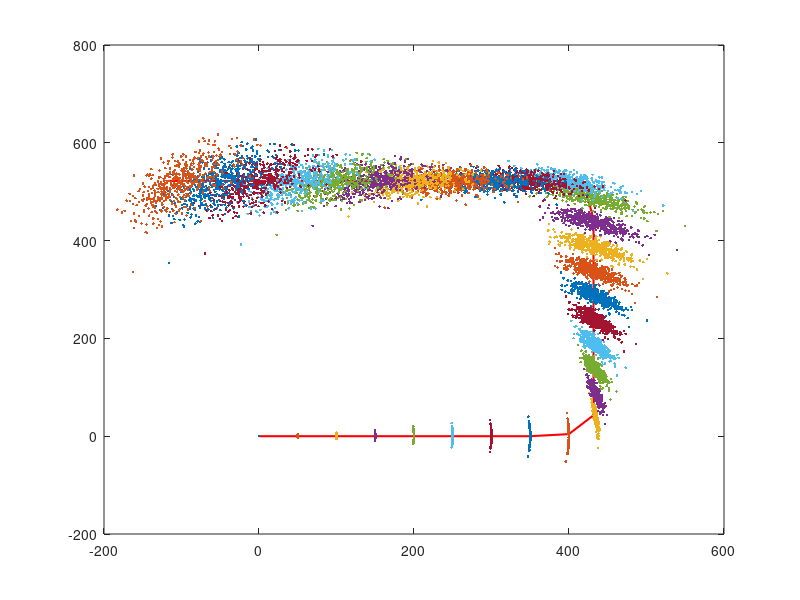

Source code (MATLAB):
%Algolrithm motion_model_odometry with Normal Distribution hat

clc
close all

%Initial setting of mobile robot
x = 100;
y =100;
theta = pi/4;

a1 = 0.000005;
a2 = 0.000005;
a3 = 0.000005;
a4 = 0.000005;

trajectory_data = zeros(3,500,30);
odom = zeros(3,30);
odom(:,:) = NaN;
odom(:,1:3)= 0;

trajectory_data(:,:,:) = NaN;
trajectory_data(:,:,1) = 0;

n = 1;
t = 2;

while (t <= 30 )
if t < 10
    delta_rot1 = 0;
    delta_trans =50;
    delta_rot2 = 0;
 
elseif (t >= 10)&&(t < 12)
    delta_rot1 = 0;
    delta_trans = 50;
    delta_rot2 = pi/4;
       
elseif (t >= 12)&&(t < 20)
    delta_rot1 = 0;
    delta_trans = 50;
    delta_rot2 = 0;
    
elseif (t >= 20)&&(t < 22)
    delta_rot1 = 0;
    delta_trans = 50;
    delta_rot2 = pi/4;
       
elseif (t >= 22)&&(t <= 30)
    delta_rot1 = 0;
    delta_trans = 50;
    delta_rot2 = 0;
end

for n = 1: 500   
delta_rot1_hat = delta_rot1 - normrnd(0,(a1*delta_rot1^2 + a2*delta_trans^2));
delta_trans_hat = delta_trans - normrnd(0,(a3*delta_trans^2 + a4*delta_rot1^2 + a4*delta_rot2^2));
delta_rot2_hat = delta_rot2 - normrnd(0,(a1*delta_rot2^2 + a2*delta_trans^2));
x = trajectory_data(1,n,t-1) + delta_trans_hat * cos(theta + delta_rot1_hat);
y = trajectory_data(2,n,t-1) + delta_trans_hat * sin(theta + delta_rot1_hat);
theta = trajectory_data(3,n,t-1) + delta_rot1_hat + delta_rot2_hat;
trajectory_data(1,n,t) = x;
trajectory_data(2,n,t) = y;
trajectory_data(3,n,t) = theta;

n = n + 1;
end

t = t + 1;
if t < 10 
    delta_rot1 = 0;
    delta_trans =50;
    delta_rot2 = 0;
    odom(1,t) = odom(1,t-1) + delta_trans;
    odom(2,t) = odom(2,t-1);
    odom(3,t) = odom(3,t-1) + delta_rot1 + delta_rot2;

elseif (t >= 10)&&(t < 12)
    delta_rot1 = 0;
    delta_trans = 50;
    delta_rot2 = deg2rad(45);   
    odom(1,t) = odom(1,t-1) + delta_trans * cos(theta + delta_rot1);
    odom(2,t) = odom(2,t-1) + delta_trans * sin(theta + delta_rot1);    
    odom(3,t) = odom(3,t-1) + delta_rot1 + delta_rot2;    
    
elseif (t >= 12)&&(t < 20)
    delta_rot1 = 0;
    delta_trans = 50;
    delta_rot2 = 0;
    odom(1,t) = odom(1,t-1);
    odom(2,t) = odom(2,t-1) + delta_trans;   
    odom(3,t) = odom(3,t-1) + delta_rot1 + delta_rot2;
    
elseif (t >= 20)&&(t < 22)
    delta_rot1 = 0;
    delta_trans = 50;
    delta_rot2 = deg2rad(45);        
    odom(1,t) = odom(1,t-1) + delta_trans * cos(theta + delta_rot1);
    odom(2,t) = odom(2,t-1) + delta_trans * sin(theta + delta_rot1);    
    odom(3,t) = odom(3,t-1) + delta_rot1 + delta_rot2;
    
    
elseif (t >= 22)&&(t <= 31)
    delta_rot1 = 0;
    delta_trans = 50;
    delta_rot2 = 0;   
    odom(1,t) = odom(1,t-1) + delta_trans * cos(-pi);
    odom(2,t) = odom(2,t-1);    
    odom(3,t) = odom(3,t-1) + delta_rot1 + delta_rot2;
end
end

plot(odom(1,:),odom(2,:),'r','LineWidth',1.5);
pause(3);
hold on 

for m = 1:30
  scatter(trajectory_data(1,5:500,m),trajectory_data(2,5:500,m),'.');
  pause(1);
  hold on
end